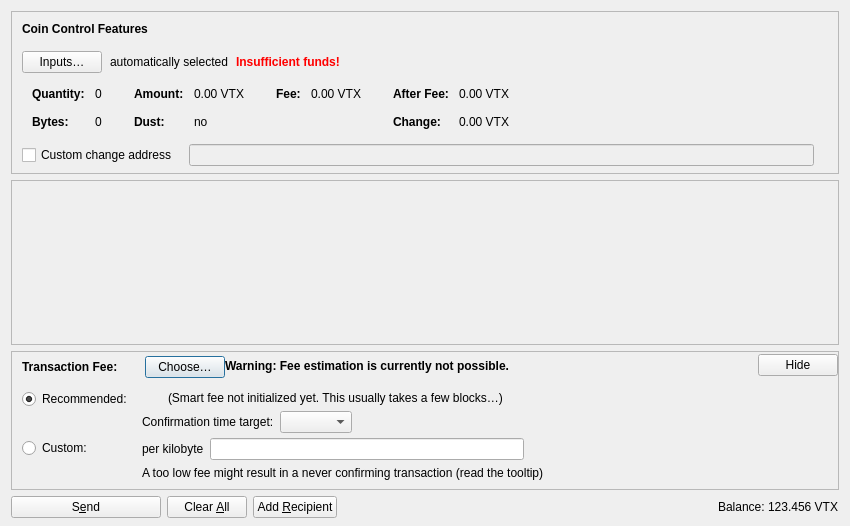
<?xml version="1.0" encoding="UTF-8"?>
<ui version="4.0">
 <class>SendCoinsDialog</class>
 <widget class="QDialog" name="SendCoinsDialog">
  <property name="geometry">
   <rect>
    <x>0</x>
    <y>0</y>
    <width>850</width>
    <height>526</height>
   </rect>
  </property>
  <property name="windowTitle">
   <string>Send Coins</string>
  </property>
  <layout class="QVBoxLayout" name="verticalLayout" stretch="0,1,0,0">
   <property name="bottomMargin">
    <number>8</number>
   </property>
   <item>
    <widget class="QFrame" name="frameCoinControl">
     <property name="sizePolicy">
      <sizepolicy hsizetype="Expanding" vsizetype="Expanding">
       <horstretch>0</horstretch>
       <verstretch>0</verstretch>
      </sizepolicy>
     </property>
     <property name="maximumSize">
      <size>
       <width>16777215</width>
       <height>16777215</height>
      </size>
     </property>
     <property name="frameShape">
      <enum>QFrame::StyledPanel</enum>
     </property>
     <property name="frameShadow">
      <enum>QFrame::Sunken</enum>
     </property>
     <layout class="QVBoxLayout" name="verticalLayoutCoinControl2">
      <property name="spacing">
       <number>0</number>
      </property>
      <property name="leftMargin">
       <number>0</number>
      </property>
      <property name="topMargin">
       <number>0</number>
      </property>
      <property name="rightMargin">
       <number>0</number>
      </property>
      <property name="bottomMargin">
       <number>6</number>
      </property>
      <item>
       <layout class="QVBoxLayout" name="verticalLayoutCoinControl" stretch="0,0,0,0,1">
        <property name="spacing">
         <number>0</number>
        </property>
        <property name="leftMargin">
         <number>10</number>
        </property>
        <property name="topMargin">
         <number>10</number>
        </property>
        <item>
         <layout class="QHBoxLayout" name="horizontalLayoutCoinControl1">
          <property name="bottomMargin">
           <number>15</number>
          </property>
          <item>
           <widget class="QLabel" name="labelCoinControlFeatures">
            <property name="sizePolicy">
             <sizepolicy hsizetype="Preferred" vsizetype="Maximum">
              <horstretch>0</horstretch>
              <verstretch>0</verstretch>
             </sizepolicy>
            </property>
            <property name="font">
             <font>
              <weight>75</weight>
              <bold>true</bold>
             </font>
            </property>
            <property name="styleSheet">
             <string notr="true">font-weight:bold;</string>
            </property>
            <property name="text">
             <string>Coin Control Features</string>
            </property>
           </widget>
          </item>
         </layout>
        </item>
        <item>
         <layout class="QHBoxLayout" name="horizontalLayoutCoinControl2" stretch="0,0,0,0">
          <property name="spacing">
           <number>8</number>
          </property>
          <property name="bottomMargin">
           <number>10</number>
          </property>
          <item>
           <widget class="QPushButton" name="pushButtonCoinControl">
            <property name="styleSheet">
             <string notr="true"/>
            </property>
            <property name="text">
             <string>Inputs…</string>
            </property>
            <property name="autoDefault">
             <bool>false</bool>
            </property>
           </widget>
          </item>
          <item>
           <widget class="QLabel" name="labelCoinControlAutomaticallySelected">
            <property name="text">
             <string>automatically selected</string>
            </property>
            <property name="margin">
             <number>5</number>
            </property>
           </widget>
          </item>
          <item>
           <widget class="QLabel" name="labelCoinControlInsuffFunds">
            <property name="font">
             <font>
              <weight>75</weight>
              <bold>true</bold>
             </font>
            </property>
            <property name="styleSheet">
             <string notr="true">color:red;font-weight:bold;</string>
            </property>
            <property name="text">
             <string>Insufficient funds!</string>
            </property>
            <property name="margin">
             <number>5</number>
            </property>
           </widget>
          </item>
          <item>
           <spacer name="horizontalSpacerCoinControl">
            <property name="orientation">
             <enum>Qt::Horizontal</enum>
            </property>
            <property name="sizeHint" stdset="0">
             <size>
              <width>40</width>
              <height>1</height>
             </size>
            </property>
           </spacer>
          </item>
         </layout>
        </item>
        <item>
         <widget class="QWidget" name="widgetCoinControl" native="true">
          <property name="sizePolicy">
           <sizepolicy hsizetype="Preferred" vsizetype="Preferred">
            <horstretch>0</horstretch>
            <verstretch>0</verstretch>
           </sizepolicy>
          </property>
          <property name="minimumSize">
           <size>
            <width>0</width>
            <height>0</height>
           </size>
          </property>
          <property name="styleSheet">
           <string notr="true"/>
          </property>
          <layout class="QHBoxLayout" name="horizontalLayoutCoinControl5">
           <property name="leftMargin">
            <number>0</number>
           </property>
           <property name="topMargin">
            <number>0</number>
           </property>
           <property name="rightMargin">
            <number>0</number>
           </property>
           <property name="bottomMargin">
            <number>0</number>
           </property>
           <item>
            <layout class="QHBoxLayout" name="horizontalLayoutCoinControl3" stretch="0,0,0,1">
             <property name="spacing">
              <number>20</number>
             </property>
             <property name="topMargin">
              <number>0</number>
             </property>
             <property name="bottomMargin">
              <number>10</number>
             </property>
             <item>
              <layout class="QFormLayout" name="formLayoutCoinControl1">
               <property name="horizontalSpacing">
                <number>10</number>
               </property>
               <property name="verticalSpacing">
                <number>14</number>
               </property>
               <property name="leftMargin">
                <number>10</number>
               </property>
               <property name="topMargin">
                <number>4</number>
               </property>
               <property name="rightMargin">
                <number>6</number>
               </property>
               <item row="0" column="0">
                <widget class="QLabel" name="labelCoinControlQuantityText">
                 <property name="font">
                  <font>
                   <weight>75</weight>
                   <bold>true</bold>
                  </font>
                 </property>
                 <property name="text">
                  <string>Quantity:</string>
                 </property>
                 <property name="margin">
                  <number>0</number>
                 </property>
                </widget>
               </item>
               <item row="0" column="1">
                <widget class="QLabel" name="labelCoinControlQuantity">
                 <property name="cursor">
                  <cursorShape>IBeamCursor</cursorShape>
                 </property>
                 <property name="contextMenuPolicy">
                  <enum>Qt::ActionsContextMenu</enum>
                 </property>
                 <property name="text">
                  <string notr="true">0</string>
                 </property>
                 <property name="margin">
                  <number>0</number>
                 </property>
                 <property name="textInteractionFlags">
                  <set>Qt::LinksAccessibleByMouse|Qt::TextSelectableByKeyboard|Qt::TextSelectableByMouse</set>
                 </property>
                </widget>
               </item>
               <item row="1" column="0">
                <widget class="QLabel" name="labelCoinControlBytesText">
                 <property name="font">
                  <font>
                   <weight>75</weight>
                   <bold>true</bold>
                  </font>
                 </property>
                 <property name="text">
                  <string>Bytes:</string>
                 </property>
                </widget>
               </item>
               <item row="1" column="1">
                <widget class="QLabel" name="labelCoinControlBytes">
                 <property name="cursor">
                  <cursorShape>IBeamCursor</cursorShape>
                 </property>
                 <property name="contextMenuPolicy">
                  <enum>Qt::ActionsContextMenu</enum>
                 </property>
                 <property name="text">
                  <string notr="true">0</string>
                 </property>
                 <property name="textInteractionFlags">
                  <set>Qt::LinksAccessibleByMouse|Qt::TextSelectableByKeyboard|Qt::TextSelectableByMouse</set>
                 </property>
                </widget>
               </item>
              </layout>
             </item>
             <item>
              <layout class="QFormLayout" name="formLayoutCoinControl2">
               <property name="horizontalSpacing">
                <number>10</number>
               </property>
               <property name="verticalSpacing">
                <number>14</number>
               </property>
               <property name="leftMargin">
                <number>6</number>
               </property>
               <property name="topMargin">
                <number>4</number>
               </property>
               <property name="rightMargin">
                <number>6</number>
               </property>
               <item row="0" column="0">
                <widget class="QLabel" name="labelCoinControlAmountText">
                 <property name="font">
                  <font>
                   <weight>75</weight>
                   <bold>true</bold>
                  </font>
                 </property>
                 <property name="text">
                  <string>Amount:</string>
                 </property>
                 <property name="margin">
                  <number>0</number>
                 </property>
                </widget>
               </item>
               <item row="0" column="1">
                <widget class="QLabel" name="labelCoinControlAmount">
                 <property name="cursor">
                  <cursorShape>IBeamCursor</cursorShape>
                 </property>
                 <property name="contextMenuPolicy">
                  <enum>Qt::ActionsContextMenu</enum>
                 </property>
                 <property name="text">
                  <string notr="true">0.00 VTX</string>
                 </property>
                 <property name="textInteractionFlags">
                  <set>Qt::LinksAccessibleByMouse|Qt::TextSelectableByKeyboard|Qt::TextSelectableByMouse</set>
                 </property>
                </widget>
               </item>
               <item row="1" column="0">
                <widget class="QLabel" name="labelCoinControlLowOutputText">
                 <property name="font">
                  <font>
                   <weight>75</weight>
                   <bold>true</bold>
                  </font>
                 </property>
                 <property name="text">
                  <string>Dust:</string>
                 </property>
                </widget>
               </item>
               <item row="1" column="1">
                <widget class="QLabel" name="labelCoinControlLowOutput">
                 <property name="cursor">
                  <cursorShape>IBeamCursor</cursorShape>
                 </property>
                 <property name="contextMenuPolicy">
                  <enum>Qt::ActionsContextMenu</enum>
                 </property>
                 <property name="text">
                  <string notr="true">no</string>
                 </property>
                 <property name="textInteractionFlags">
                  <set>Qt::LinksAccessibleByMouse|Qt::TextSelectableByKeyboard|Qt::TextSelectableByMouse</set>
                 </property>
                </widget>
               </item>
              </layout>
             </item>
             <item>
              <layout class="QFormLayout" name="formLayoutCoinControl3">
               <property name="horizontalSpacing">
                <number>10</number>
               </property>
               <property name="verticalSpacing">
                <number>14</number>
               </property>
               <property name="leftMargin">
                <number>6</number>
               </property>
               <property name="topMargin">
                <number>4</number>
               </property>
               <property name="rightMargin">
                <number>6</number>
               </property>
               <item row="0" column="0">
                <widget class="QLabel" name="labelCoinControlFeeText">
                 <property name="font">
                  <font>
                   <weight>75</weight>
                   <bold>true</bold>
                  </font>
                 </property>
                 <property name="text">
                  <string>Fee:</string>
                 </property>
                 <property name="margin">
                  <number>0</number>
                 </property>
                </widget>
               </item>
               <item row="0" column="1">
                <widget class="QLabel" name="labelCoinControlFee">
                 <property name="cursor">
                  <cursorShape>IBeamCursor</cursorShape>
                 </property>
                 <property name="contextMenuPolicy">
                  <enum>Qt::ActionsContextMenu</enum>
                 </property>
                 <property name="text">
                  <string notr="true">0.00 VTX</string>
                 </property>
                 <property name="textInteractionFlags">
                  <set>Qt::LinksAccessibleByMouse|Qt::TextSelectableByKeyboard|Qt::TextSelectableByMouse</set>
                 </property>
                </widget>
               </item>
              </layout>
             </item>
             <item>
              <layout class="QFormLayout" name="formLayoutCoinControl4">
               <property name="horizontalSpacing">
                <number>10</number>
               </property>
               <property name="verticalSpacing">
                <number>14</number>
               </property>
               <property name="leftMargin">
                <number>6</number>
               </property>
               <property name="topMargin">
                <number>4</number>
               </property>
               <property name="rightMargin">
                <number>6</number>
               </property>
               <item row="0" column="0">
                <widget class="QLabel" name="labelCoinControlAfterFeeText">
                 <property name="font">
                  <font>
                   <weight>75</weight>
                   <bold>true</bold>
                  </font>
                 </property>
                 <property name="text">
                  <string>After Fee:</string>
                 </property>
                 <property name="margin">
                  <number>0</number>
                 </property>
                </widget>
               </item>
               <item row="0" column="1">
                <widget class="QLabel" name="labelCoinControlAfterFee">
                 <property name="cursor">
                  <cursorShape>IBeamCursor</cursorShape>
                 </property>
                 <property name="contextMenuPolicy">
                  <enum>Qt::ActionsContextMenu</enum>
                 </property>
                 <property name="text">
                  <string notr="true">0.00 VTX</string>
                 </property>
                 <property name="textInteractionFlags">
                  <set>Qt::LinksAccessibleByMouse|Qt::TextSelectableByKeyboard|Qt::TextSelectableByMouse</set>
                 </property>
                </widget>
               </item>
               <item row="1" column="0">
                <widget class="QLabel" name="labelCoinControlChangeText">
                 <property name="font">
                  <font>
                   <weight>75</weight>
                   <bold>true</bold>
                  </font>
                 </property>
                 <property name="text">
                  <string>Change:</string>
                 </property>
                </widget>
               </item>
               <item row="1" column="1">
                <widget class="QLabel" name="labelCoinControlChange">
                 <property name="cursor">
                  <cursorShape>IBeamCursor</cursorShape>
                 </property>
                 <property name="contextMenuPolicy">
                  <enum>Qt::ActionsContextMenu</enum>
                 </property>
                 <property name="text">
                  <string notr="true">0.00 VTX</string>
                 </property>
                 <property name="textInteractionFlags">
                  <set>Qt::LinksAccessibleByMouse|Qt::TextSelectableByKeyboard|Qt::TextSelectableByMouse</set>
                 </property>
                </widget>
               </item>
              </layout>
             </item>
            </layout>
           </item>
          </layout>
         </widget>
        </item>
        <item>
         <layout class="QHBoxLayout" name="horizontalLayoutCoinControl4" stretch="0,0,0">
          <property name="spacing">
           <number>12</number>
          </property>
          <property name="sizeConstraint">
           <enum>QLayout::SetDefaultConstraint</enum>
          </property>
          <property name="topMargin">
           <number>5</number>
          </property>
          <property name="rightMargin">
           <number>5</number>
          </property>
          <item>
           <widget class="QCheckBox" name="checkBoxCoinControlChange">
            <property name="toolTip">
             <string>If this is activated, but the change address is empty or invalid, change will be sent to a newly generated address.</string>
            </property>
            <property name="text">
             <string>Custom change address</string>
            </property>
           </widget>
          </item>
          <item>
           <widget class="QValidatedLineEdit" name="lineEditCoinControlChange">
            <property name="enabled">
             <bool>false</bool>
            </property>
            <property name="sizePolicy">
             <sizepolicy hsizetype="Expanding" vsizetype="Fixed">
              <horstretch>0</horstretch>
              <verstretch>0</verstretch>
             </sizepolicy>
            </property>
           </widget>
          </item>
          <item>
           <widget class="QLabel" name="labelCoinControlChangeLabel">
            <property name="sizePolicy">
             <sizepolicy hsizetype="Preferred" vsizetype="Expanding">
              <horstretch>0</horstretch>
              <verstretch>0</verstretch>
             </sizepolicy>
            </property>
            <property name="minimumSize">
             <size>
              <width>0</width>
              <height>0</height>
             </size>
            </property>
            <property name="text">
             <string/>
            </property>
            <property name="margin">
             <number>3</number>
            </property>
           </widget>
          </item>
         </layout>
        </item>
        <item>
         <spacer name="verticalSpacerCoinControl">
          <property name="orientation">
           <enum>Qt::Vertical</enum>
          </property>
          <property name="sizeHint" stdset="0">
           <size>
            <width>800</width>
            <height>1</height>
           </size>
          </property>
         </spacer>
        </item>
       </layout>
      </item>
     </layout>
    </widget>
   </item>
   <item>
    <widget class="QScrollArea" name="scrollArea">
     <property name="widgetResizable">
      <bool>true</bool>
     </property>
     <widget class="QWidget" name="scrollAreaWidgetContents">
      <property name="geometry">
       <rect>
        <x>0</x>
        <y>0</y>
        <width>830</width>
        <height>104</height>
       </rect>
      </property>
      <layout class="QVBoxLayout" name="verticalLayout_2" stretch="0,1">
       <property name="leftMargin">
        <number>0</number>
       </property>
       <property name="topMargin">
        <number>0</number>
       </property>
       <property name="rightMargin">
        <number>0</number>
       </property>
       <property name="bottomMargin">
        <number>0</number>
       </property>
       <item>
        <layout class="QVBoxLayout" name="entries">
         <property name="spacing">
          <number>6</number>
         </property>
        </layout>
       </item>
       <item>
        <spacer name="verticalSpacer">
         <property name="orientation">
          <enum>Qt::Vertical</enum>
         </property>
         <property name="sizeHint" stdset="0">
          <size>
           <width>20</width>
           <height>40</height>
          </size>
         </property>
        </spacer>
       </item>
      </layout>
     </widget>
    </widget>
   </item>
   <item>
    <widget class="QFrame" name="frameFee">
     <property name="sizePolicy">
      <sizepolicy hsizetype="Expanding" vsizetype="Expanding">
       <horstretch>0</horstretch>
       <verstretch>0</verstretch>
      </sizepolicy>
     </property>
     <property name="maximumSize">
      <size>
       <width>16777215</width>
       <height>16777215</height>
      </size>
     </property>
     <property name="frameShape">
      <enum>QFrame::StyledPanel</enum>
     </property>
     <property name="frameShadow">
      <enum>QFrame::Sunken</enum>
     </property>
     <layout class="QVBoxLayout" name="verticalLayoutFee1">
      <property name="spacing">
       <number>0</number>
      </property>
      <property name="leftMargin">
       <number>0</number>
      </property>
      <property name="topMargin">
       <number>0</number>
      </property>
      <property name="rightMargin">
       <number>0</number>
      </property>
      <property name="bottomMargin">
       <number>0</number>
      </property>
      <item>
       <layout class="QVBoxLayout" name="verticalLayoutFee2" stretch="0,0,0">
        <property name="spacing">
         <number>0</number>
        </property>
        <property name="leftMargin">
         <number>10</number>
        </property>
        <property name="topMargin">
         <number>0</number>
        </property>
        <item>
         <layout class="QHBoxLayout" name="horizontalLayoutFee1">
          <property name="bottomMargin">
           <number>0</number>
          </property>
          <item>
           <layout class="QVBoxLayout" name="verticalLayoutFee7">
            <property name="spacing">
             <number>0</number>
            </property>
            <item>
             <spacer name="verticalSpacerSmartFee">
              <property name="orientation">
               <enum>Qt::Vertical</enum>
              </property>
              <property name="sizeType">
               <enum>QSizePolicy::Fixed</enum>
              </property>
              <property name="sizeHint" stdset="0">
               <size>
                <width>1</width>
                <height>4</height>
               </size>
              </property>
             </spacer>
            </item>
            <item>
             <layout class="QHBoxLayout" name="horizontalLayoutSmartFee">
              <property name="spacing">
               <number>10</number>
              </property>
              <item>
               <widget class="QLabel" name="labelFeeHeadline">
                <property name="sizePolicy">
                 <sizepolicy hsizetype="Preferred" vsizetype="Maximum">
                  <horstretch>0</horstretch>
                  <verstretch>0</verstretch>
                 </sizepolicy>
                </property>
                <property name="font">
                 <font>
                  <weight>75</weight>
                  <bold>true</bold>
                 </font>
                </property>
                <property name="styleSheet">
                 <string notr="true">font-weight:bold;</string>
                </property>
                <property name="text">
                 <string>Transaction Fee:</string>
                </property>
               </widget>
              </item>
              <item>
               <widget class="QLabel" name="labelFeeMinimized">
                <property name="text">
                 <string/>
                </property>
               </widget>
              </item>
              <item>
               <widget class="QPushButton" name="buttonChooseFee">
                <property name="text">
                 <string>Choose…</string>
                </property>
               </widget>
              </item>
             </layout>
            </item>
            <item>
             <spacer name="verticalSpacer_5">
              <property name="orientation">
               <enum>Qt::Vertical</enum>
              </property>
              <property name="sizeHint" stdset="0">
               <size>
                <width>1</width>
                <height>1</height>
               </size>
              </property>
             </spacer>
            </item>
           </layout>
          </item>
          <item>
           <widget class="QLabel" name="fallbackFeeWarningLabel">
            <property name="toolTip">
             <string>Using the fallbackfee can result in sending a transaction that will take several hours or days (or never) to confirm. Consider choosing your fee manually or wait until you have validated the complete chain.</string>
            </property>
            <property name="font">
            <font>
                <weight>75</weight>
                <bold>true</bold>
            </font>
            </property>
            <property name="text">
             <string>Warning: Fee estimation is currently not possible.</string>
            </property>
            <property name="wordWrap">
             <bool>false</bool>
            </property>
           </widget>
          </item>
          <item>
           <spacer name="horizontalSpacer_4">
            <property name="orientation">
             <enum>Qt::Horizontal</enum>
            </property>
            <property name="sizeType">
             <enum>QSizePolicy::MinimumExpanding</enum>
            </property>
            <property name="sizeHint" stdset="0">
             <size>
              <width>40</width>
              <height>20</height>
             </size>
            </property>
           </spacer>
          </item>
          <item>
           <widget class="QPushButton" name="buttonMinimizeFee">
            <property name="toolTip">
             <string>Hide transaction fee settings</string>
            </property>
            <property name="text">
             <string>Hide</string>
            </property>
           </widget>
          </item>
         </layout>
        </item>
        <item>
         <widget class="QFrame" name="frameFeeSelection">
          <layout class="QVBoxLayout" name="verticalLayoutFee12">
           <property name="spacing">
            <number>0</number>
           </property>
           <property name="leftMargin">
            <number>0</number>
           </property>
           <property name="topMargin">
            <number>0</number>
           </property>
           <property name="rightMargin">
            <number>0</number>
           </property>
           <property name="bottomMargin">
            <number>0</number>
           </property>
           <item>
            <layout class="QGridLayout" name="gridLayoutFee">
             <property name="topMargin">
              <number>10</number>
             </property>
             <property name="bottomMargin">
              <number>4</number>
             </property>
             <property name="horizontalSpacing">
              <number>10</number>
             </property>
             <property name="verticalSpacing">
              <number>4</number>
             </property>
             <item row="1" column="1">
              <layout class="QVBoxLayout" name="verticalLayoutFee8">
               <property name="spacing">
                <number>6</number>
               </property>
               <item>
                <layout class="QHBoxLayout" name="horizontalLayoutFee13">
                 <item>
                  <widget class="QLabel" name="labelCustomPerKilobyte">
                   <property name="toolTip">
                    <string>Specify a custom fee per kB (1,000 bytes) of the transaction's virtual size.

Note:  Since the fee is calculated on a per-byte basis, a fee rate of "100 satoshis per kvB" for a transaction size of 500 virtual bytes (half of 1 kvB) would ultimately yield a fee of only 50 satoshis.</string>
                   </property>
                   <property name="text">
                    <string>per kilobyte</string>
                   </property>
                  </widget>
                 </item>
                 <item>
                  <widget class="VextaAmountField" name="customFee"/>
                 </item>
                 <item>
                  <spacer name="horizontalSpacer_6">
                   <property name="orientation">
                    <enum>Qt::Horizontal</enum>
                   </property>
                   <property name="sizeHint" stdset="0">
                    <size>
                     <width>1</width>
                     <height>1</height>
                    </size>
                   </property>
                  </spacer>
                 </item>
                </layout>
               </item>
               <item>
                <layout class="QHBoxLayout" name="horizontalLayoutFee8">
                 <item>
                  <widget class="QLabel" name="labelCustomFeeWarning">
                   <property name="enabled">
                    <bool>true</bool>
                   </property>
                   <property name="toolTip">
                    <string>When there is less transaction volume than space in the blocks, miners as well as relaying nodes may enforce a minimum fee. Paying only this minimum fee is just fine, but be aware that this can result in a never confirming transaction once there is more demand for Vexta transactions than the network can process.</string>
                   </property>
                   <property name="text">
                    <string>A too low fee might result in a never confirming transaction (read the tooltip)</string>
                   </property>
                  </widget>
                 </item>
                 <item>
                  <spacer name="horizontalSpacer_2">
                   <property name="orientation">
                    <enum>Qt::Horizontal</enum>
                   </property>
                   <property name="sizeHint" stdset="0">
                    <size>
                     <width>1</width>
                     <height>1</height>
                    </size>
                   </property>
                  </spacer>
                 </item>
                </layout>
               </item>
              </layout>
             </item>
             <item row="0" column="0">
              <layout class="QVBoxLayout" name="verticalLayoutFee4" stretch="0,1">
               <item>
                <widget class="QRadioButton" name="radioSmartFee">
                 <property name="text">
                  <string>Recommended:</string>
                 </property>
                 <property name="checked">
                  <bool>true</bool>
                 </property>
                 <attribute name="buttonGroup">
                  <string notr="true">groupFee</string>
                 </attribute>
                </widget>
               </item>
               <item>
                <spacer name="verticalSpacer_2">
                 <property name="orientation">
                  <enum>Qt::Vertical</enum>
                 </property>
                 <property name="sizeHint" stdset="0">
                  <size>
                   <width>1</width>
                   <height>1</height>
                  </size>
                 </property>
                </spacer>
               </item>
              </layout>
             </item>
             <item row="1" column="0">
              <layout class="QVBoxLayout" name="verticalLayoutFee9" stretch="0,1">
               <item>
                <widget class="QRadioButton" name="radioCustomFee">
                 <property name="text">
                  <string>Custom:</string>
                 </property>
                 <attribute name="buttonGroup">
                  <string notr="true">groupFee</string>
                 </attribute>
                </widget>
               </item>
               <item>
                <spacer name="verticalSpacer_6">
                 <property name="orientation">
                  <enum>Qt::Vertical</enum>
                 </property>
                 <property name="sizeHint" stdset="0">
                  <size>
                   <width>1</width>
                   <height>1</height>
                  </size>
                 </property>
                </spacer>
               </item>
              </layout>
             </item>
             <item row="0" column="1">
              <layout class="QVBoxLayout" name="verticalLayoutFee3" stretch="0,0,1">
               <property name="spacing">
                <number>6</number>
               </property>
               <property name="topMargin">
                <number>2</number>
               </property>
               <item>
                <layout class="QHBoxLayout" name="horizontalLayoutFee12">
                 <item>
                  <widget class="QLabel" name="labelSmartFee">
                   <property name="text">
                    <string/>
                   </property>
                  </widget>
                 </item>
                 <item>
                  <widget class="QLabel" name="labelFeeEstimation">
                   <property name="text">
                    <string/>
                   </property>
                  </widget>
                 </item>
                 <item>
                  <widget class="QLabel" name="labelSmartFee2">
                   <property name="text">
                    <string>(Smart fee not initialized yet. This usually takes a few blocks…)</string>
                   </property>
                  </widget>
                 </item>
                 <item>
                  <spacer name="horizontalSpacer_5">
                   <property name="orientation">
                    <enum>Qt::Horizontal</enum>
                   </property>
                   <property name="sizeHint" stdset="0">
                    <size>
                     <width>1</width>
                     <height>1</height>
                    </size>
                   </property>
                  </spacer>
                 </item>
                </layout>
               </item>
               <item>
                <layout class="QHBoxLayout" name="horizontalLayoutFee9">
                 <item>
                  <layout class="QVBoxLayout" name="verticalLayoutFee6">
                   <item>
                    <widget class="QLabel" name="labelSmartFee3">
                     <property name="text">
                      <string>Confirmation time target:</string>
                     </property>
                    </widget>
                   </item>
                  </layout>
                 </item>
                 <item>
                  <layout class="QVBoxLayout" name="verticalLayoutFee5">
                   <property name="rightMargin">
                    <number>30</number>
                   </property>
                   <item>
                    <layout class="QHBoxLayout" name="horizontalLayoutConfTarget">
                     <property name="bottomMargin">
                      <number>0</number>
                     </property>
                     <item>
                      <widget class="QComboBox" name="confTargetSelector"/>
                     </item>
                     <item>
                      <spacer name="horizontalSpacerConfTarget">
                       <property name="orientation">
                        <enum>Qt::Horizontal</enum>
                       </property>
                       <property name="sizeHint" stdset="0">
                        <size>
                         <width>40</width>
                         <height>20</height>
                        </size>
                       </property>
                      </spacer>
                     </item>
                    </layout>
                   </item>
                  </layout>
                 </item>
                </layout>
               </item>
               <item>
                <spacer name="verticalSpacer_4">
                 <property name="orientation">
                  <enum>Qt::Vertical</enum>
                 </property>
                 <property name="sizeHint" stdset="0">
                  <size>
                   <width>1</width>
                   <height>1</height>
                  </size>
                 </property>
                </spacer>
               </item>
              </layout>
             </item>
            </layout>
           </item>
          </layout>
         </widget>
        </item>
        <item>
         <spacer name="verticalSpacerFee">
          <property name="orientation">
           <enum>Qt::Vertical</enum>
          </property>
          <property name="sizeHint" stdset="0">
           <size>
            <width>40</width>
            <height>5</height>
           </size>
          </property>
         </spacer>
        </item>
       </layout>
      </item>
     </layout>
    </widget>
   </item>
   <item>
    <layout class="QHBoxLayout" name="horizontalLayout">
     <item>
      <widget class="QPushButton" name="sendButton">
       <property name="minimumSize">
        <size>
         <width>150</width>
         <height>0</height>
        </size>
       </property>
       <property name="toolTip">
        <string>Confirm the send action</string>
       </property>
       <property name="text">
        <string>S&amp;end</string>
       </property>
       <property name="icon">
        <iconset resource="../vexta.qrc">
         <normaloff>:/icons/send</normaloff>:/icons/send</iconset>
       </property>
       <property name="autoDefault">
        <bool>false</bool>
       </property>
       <property name="default">
        <bool>false</bool>
       </property>
      </widget>
     </item>
     <item>
      <widget class="QPushButton" name="clearButton">
       <property name="sizePolicy">
        <sizepolicy hsizetype="Minimum" vsizetype="Fixed">
         <horstretch>0</horstretch>
         <verstretch>0</verstretch>
        </sizepolicy>
       </property>
       <property name="toolTip">
        <string>Clear all fields of the form.</string>
       </property>
       <property name="text">
        <string>Clear &amp;All</string>
       </property>
       <property name="icon">
        <iconset resource="../vexta.qrc">
         <normaloff>:/icons/remove</normaloff>:/icons/remove</iconset>
       </property>
       <property name="autoDefault">
        <bool>false</bool>
       </property>
      </widget>
     </item>
     <item>
      <widget class="QPushButton" name="addButton">
       <property name="toolTip">
        <string>Send to multiple recipients at once</string>
       </property>
       <property name="text">
        <string>Add &amp;Recipient</string>
       </property>
       <property name="icon">
        <iconset resource="../vexta.qrc">
         <normaloff>:/icons/add</normaloff>:/icons/add</iconset>
       </property>
       <property name="autoDefault">
        <bool>false</bool>
       </property>
      </widget>
     </item>
     <item>
      <spacer name="horizontalSpacer">
       <property name="orientation">
        <enum>Qt::Horizontal</enum>
       </property>
       <property name="sizeHint" stdset="0">
        <size>
         <width>40</width>
         <height>20</height>
        </size>
       </property>
      </spacer>
     </item>
     <item>
      <layout class="QHBoxLayout" name="horizontalLayout_2">
       <property name="spacing">
        <number>3</number>
       </property>
       <item>
        <widget class="QLabel" name="labelBalanceName">
         <property name="sizePolicy">
          <sizepolicy hsizetype="Preferred" vsizetype="Fixed">
           <horstretch>0</horstretch>
           <verstretch>0</verstretch>
          </sizepolicy>
         </property>
         <property name="text">
          <string>Balance:</string>
         </property>
        </widget>
       </item>
       <item>
        <widget class="QLabel" name="labelBalance">
         <property name="sizePolicy">
          <sizepolicy hsizetype="Preferred" vsizetype="Fixed">
           <horstretch>0</horstretch>
           <verstretch>0</verstretch>
          </sizepolicy>
         </property>
         <property name="cursor">
          <cursorShape>IBeamCursor</cursorShape>
         </property>
         <property name="text">
          <string notr="true">123.456 VTX</string>
         </property>
         <property name="textInteractionFlags">
          <set>Qt::LinksAccessibleByMouse|Qt::TextSelectableByKeyboard|Qt::TextSelectableByMouse</set>
         </property>
        </widget>
       </item>
      </layout>
     </item>
    </layout>
   </item>
  </layout>
 </widget>
 <customwidgets>
  <customwidget>
   <class>QValidatedLineEdit</class>
   <extends>QLineEdit</extends>
   <header>qt/qvalidatedlineedit.h</header>
  </customwidget>
  <customwidget>
   <class>VextaAmountField</class>
   <extends>QLineEdit</extends>
   <header>qt/vextaamountfield.h</header>
   <container>1</container>
  </customwidget>
 </customwidgets>
 <resources>
  <include location="../vexta.qrc"/>
 </resources>
 <connections/>
 <buttongroups>
  <buttongroup name="groupFee"/>
 </buttongroups>
</ui>
